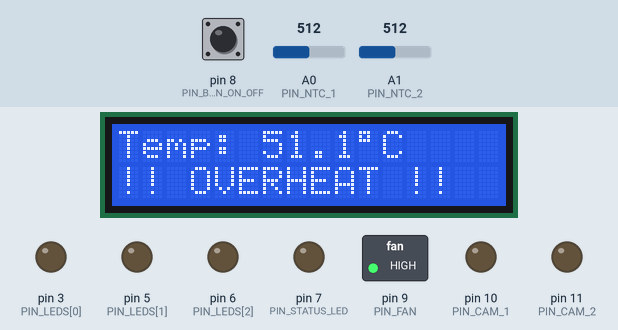
A sketch run on a simulated Arduino Nano, built with avr-gcc and run on an emulated ATmega328P. On the bench: 16×2 character LCD, switched loads named in the sketch (green lamp = pin HIGH), output pins drawn as LEDs (lit = HIGH). Inputs (shaded band) come from the test bench; at power-on: A0 (PIN_NTC_1) = 512, pin 8 (PIN_BUTTON_ON_OFF) HIGH, A1 (PIN_NTC_2) = 512. What the sketch prints to the serial monitor is not drawn.

Above: at 5.6 s.
5.7 s: A0 (PIN_NTC_1) set to 816
At 6.4 s:
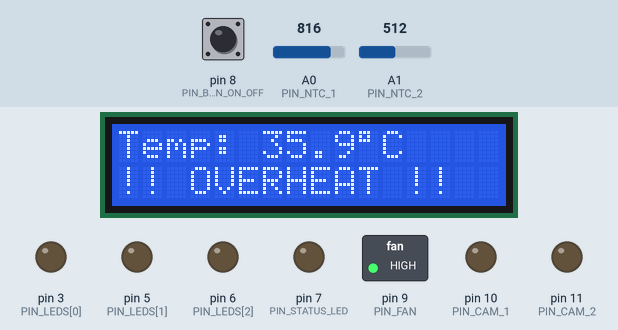
7.5 s: A0 (PIN_NTC_1) set to 847
At 9.1 s:
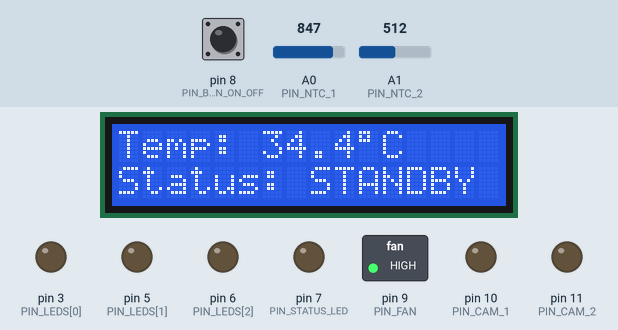
9.5 s: pin 8 (PIN_BUTTON_ON_OFF) pulled LOW for 1 s
At 10.9 s:
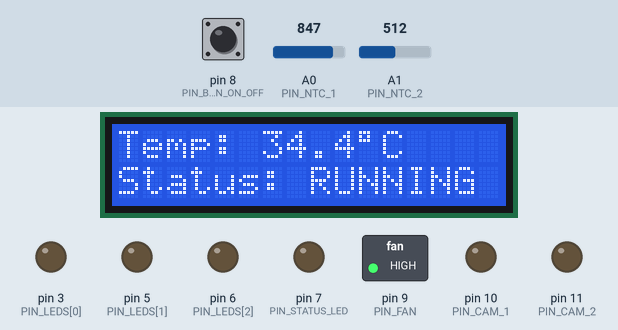
12.5 s: A1 (PIN_NTC_2) set to 602
At 14.1 s:
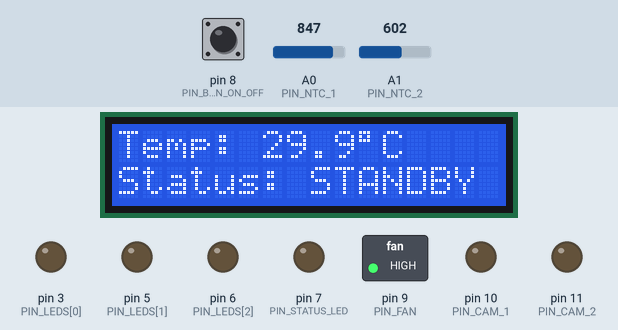
14.5 s: A1 (PIN_NTC_2) set to 630
At 15.7 s:
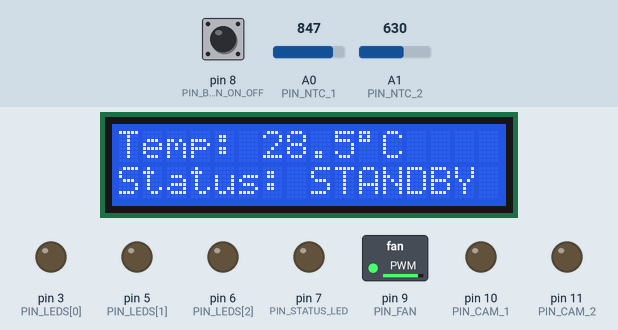
16.5 s: pin 8 (PIN_BUTTON_ON_OFF) pulled LOW for 3.2 s
At 18.4 s:
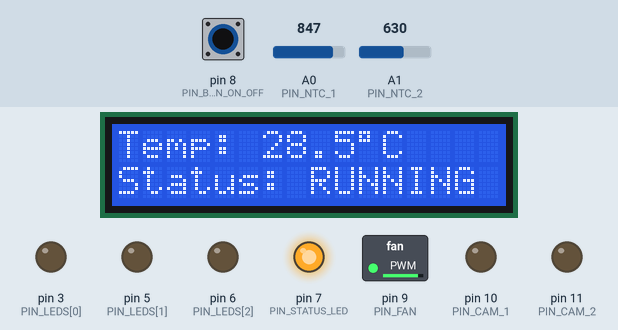
Timing chart, 0 to 21.2 s (numbered marks = the images above; inputs shaded):
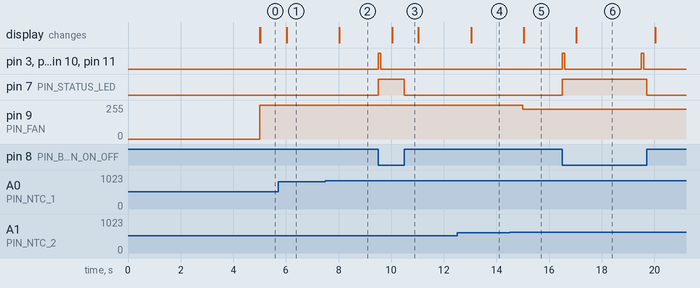

The sketch:

controle_theia.ino
```cpp
/*
  Control Board - Arduino Nano
  - 3-Channel LED PWM control on hardware PWM pins (D3, D5, D6)
  - Fan PWM control on hardware PWM pin (D9)
  - Thermal regulation (Fan cooling / LED heating)
  - Overheat safety shutoff (+10°C above target)
  - Power-on safety delay (5s)
  - Production line ON/OFF toggle switch (D8)
  - Camera trigger with 100% LED strobe flash (D10, D11, D12)
  - I2C LCD Display status monitor (A4/A5)
*/

#include <Wire.h>
#include <LiquidCrystal_I2C.h>

// --- PIN CONFIGURATION ---
const int PIN_NTC_1 = A0;         // Analog input for 1st NTC sensor
const int PIN_NTC_2 = A1;         // Analog input for 2nd NTC sensor

// 3 Independent PWM LED Channels (D3, D5, D6)
const int NUM_LED_CHANNELS = 3;
const int PIN_LEDS[NUM_LED_CHANNELS] = {3, 5, 6};

const int PIN_FAN = 9;            // PWM digital output for Fan (D9)
const int PIN_STATUS_LED = 7;     // External status indicator LED (D7)
const int PIN_BUTTON_ON_OFF = 8;  // Production line ON/OFF switch (D8)

// Camera Triggers
const int PIN_CAM_1 = 10;         // Camera 1 Trigger (D10)
const int PIN_CAM_2 = 11;         // Camera 2 Trigger (D11)
const int PIN_CAM_3 = 12;         // Camera 3 Trigger (D12)

// LCD I2C Configuration (Default address 0x27, 16 columns, 2 lines)
LiquidCrystal_I2C lcd(0x27, 16, 2);

// --- ADJUSTABLE PARAMETERS ---
const float TEMPERATURE_CIBLE = 25.0;       // Target system temperature (°C)
const float BANDE_REGULATION = 4.0;        // Proportional regulation band (°C)
const float SEUIL_SECURITE_MAX = 10.0;     // Overheat offset threshold (°C)

const unsigned long START_DELAY_MS = 5000;    // Boot delay before enabling system (ms)
const unsigned long CAMERA_INTERVAL_MS = 3000; // Time interval between camera triggers (ms)
const unsigned long FLASH_DURATION_MS = 100;   // Duration of pulse trigger and LED strobe (ms)

// --- TIMING & STATE VARIABLES ---
unsigned long previousMillisTemp = 0;       // Timer for thermal check loop
const long tempInterval = 1000;             // Thermal sampling interval (1 second)

unsigned long previousMillisCam = 0;        // Timer for camera trigger loop
unsigned long flashStartMillis = 0;         // Start time of active strobe flash

bool systemReady = false;         // Set to true after initial 5s safety boot delay
bool isFlashing = false;          // True when a strobe flash cycle is running
bool alerteSurchauffe = false;     // Safety flag for critical temperature
int puissanceLedsRegul = 0;       // Calculated heating PWM value (0-255)
float currentTemperature = 0.0;   // Measured system average temperature

// Helper function to update all 3 LED PWM outputs simultaneously
void setAllLeds(int value) {
  for (int i = 0; i < NUM_LED_CHANNELS; i++) {
    analogWrite(PIN_LEDS[i], value);
  }
}

void setup() {
  Serial.begin(9600);

  // Configure Outputs
  pinMode(PIN_FAN, OUTPUT);
  pinMode(PIN_STATUS_LED, OUTPUT);

  for (int i = 0; i < NUM_LED_CHANNELS; i++) {
    pinMode(PIN_LEDS[i], OUTPUT);
  }

  pinMode(PIN_BUTTON_ON_OFF, INPUT_PULLUP); // Switch connected to GND
  pinMode(PIN_CAM_1, OUTPUT);
  pinMode(PIN_CAM_2, OUTPUT);
  // pinMode(PIN_CAM_3, OUTPUT);

  // Force all outputs OFF on boot
  analogWrite(PIN_FAN, 0);
  digitalWrite(PIN_STATUS_LED, LOW);
  setAllLeds(0);
  digitalWrite(PIN_CAM_1, LOW);
  digitalWrite(PIN_CAM_2, LOW);

  // Initialize LCD display
  lcd.init();
  lcd.backlight();
  lcd.setCursor(0, 0);
  lcd.print("SYSTEM BOOTING...");
  lcd.setCursor(0, 1);
  lcd.print("Wait 5s...");

  Serial.println("System starting. Waiting for boot safety delay...");
}

void loop() {
  unsigned long currentMillis = millis();

  // 1. BOOT SAFETY DELAY
  if (!systemReady) {
    if (currentMillis >= START_DELAY_MS) {
      systemReady = true;
      lcd.clear();
      Serial.println("--- System Ready and Active ---");
    }
    return;
  }

  // Read production line switch status (LOW = RUN/Active, HIGH = STANDBY/Idle)
  bool ligneActive = (digitalRead(PIN_BUTTON_ON_OFF) == LOW);

  // Drive system status LED
  digitalWrite(PIN_STATUS_LED, ligneActive ? HIGH : LOW);

  // 2. THERMAL CONTROL & SAFETY REGULATION (Every 1s)
  if (currentMillis - previousMillisTemp >= tempInterval) {
    previousMillisTemp = currentMillis;

    // Read and average NTC sensors
    int rawAverage = (analogRead(PIN_NTC_1) + analogRead(PIN_NTC_2)) / 2;
    currentTemperature = conversionNTC(rawAverage);
    float error = currentTemperature - TEMPERATURE_CIBLE;

    int puissanceFan = 0;
    puissanceLedsRegul = 0;

    // --- OVERHEAT SAFETY CHECK ---
    if (currentTemperature > (TEMPERATURE_CIBLE + SEUIL_SECURITE_MAX)) {
      alerteSurchauffe = true;
      Serial.println("!!! OVERHEAT ALERT !!!");
    } else {
      alerteSurchauffe = false;
    }

    if (alerteSurchauffe) {
      // Emergency Cooling Mode
      puissanceFan = 255;
      puissanceLedsRegul = 0;
    }
    else {
      // Proportional Regulation
      if (error > 0) {                      // Too hot -> Ramp up cooling
        float ratio = error / BANDE_REGULATION;
        if (ratio > 1.0) ratio = 1.0;
        puissanceFan = ratio * 255;
      }
      else if (error < 0) {                 // Too cold -> Ramp up heating via LEDs
        float ratio = (-error) / BANDE_REGULATION;
        if (ratio > 1.0) ratio = 1.0;
        puissanceLedsRegul = ratio * 255;
      }
    }

    // Apply Fan PWM
    analogWrite(PIN_FAN, puissanceFan);

    // Apply Heating PWM to all 3 LED channels (if not currently flashing)
    if (!isFlashing) {
      setAllLeds(puissanceLedsRegul);
    }

    // --- REFRESH LCD ---
    lcd.setCursor(0, 0);
    lcd.print("Temp: ");
    lcd.print(currentTemperature, 1);
    lcd.print((char)223);             // Degree '°' symbol
    lcd.print("C  ");

    lcd.setCursor(0, 1);
    if (alerteSurchauffe) {
      lcd.print("!! OVERHEAT !!  ");
    } else if (ligneActive) {
      lcd.print("Status: RUNNING ");
    } else {
      lcd.print("Status: STANDBY ");
    }

    // Serial debug telemetry
    Serial.print("Temp: "); Serial.print(currentTemperature);
    if (alerteSurchauffe) Serial.print(" [ALERT]");
    Serial.println(" degC");
  }

  // 3. CAMERA TRIGGER & STROBE FLASH CONTROL
  if (ligneActive) {
    if (currentMillis - previousMillisCam >= CAMERA_INTERVAL_MS) {
      if (!isFlashing && !alerteSurchauffe) {
        previousMillisCam = currentMillis;
        flashStartMillis = currentMillis;
        isFlashing = true;

        // Burst all 3 LED zones to 100% brightness
        setAllLeds(255);

        // Send high trigger pulse to camera optocouplers/inputs
        digitalWrite(PIN_CAM_1, HIGH);
        digitalWrite(PIN_CAM_2, HIGH);
        digitalWrite(PIN_CAM_3, HIGH);

        Serial.println("CAMERA TRIGGER + TRIPLE LED FLASH!");
      }
    }
  }

  // 4. END PULSE AND RESTORE PWM
  if (isFlashing) {
    if (currentMillis - flashStartMillis >= FLASH_DURATION_MS) {
      isFlashing = false;

      // End camera trigger pulse
      digitalWrite(PIN_CAM_1, LOW);
      digitalWrite(PIN_CAM_2, LOW);
      digitalWrite(PIN_CAM_3, LOW);

      // Return LEDs to calculated background heating level
      setAllLeds(puissanceLedsRegul);

      Serial.println("Trigger pulse completed.");
    }
  }
}

// Linearized temperature conversion for NTC
float conversionNTC(int rawValue) {
  return (1023 - rawValue) * 0.1;
}
```

Measured:
- the behaviour switches between 833 and 834 on A0 (PIN_NTC_1) (found by bisection; images 1 and 2)
- after the input at 5.7 s, the display: changes after 0.33 s (image 1)
- after the input at 7.5 s, the display: changes after 0.53 s (image 2)
- after the input at 9.5 s, pin 3 (PIN_LEDS[0]), pin 5 (PIN_LEDS[1]), pin 6 (PIN_LEDS[2]), pin 10 (PIN_CAM_1), pin 11 (PIN_CAM_2): LOW → HIGH at once, → LOW 0.10 s later; pin 7 (PIN_STATUS_LED): LOW → HIGH at once, → LOW 1.0 s later; the display: changes after 0.53 s (image 3)
- after the input at 12.5 s, the display: changes after 0.53 s (image 4)
- after the input at 14.5 s, pin 9 (PIN_FAN): 255/255 → 223/255 after 0.50 s; the display: changes after 0.53 s (image 5)
- after the input at 16.5 s, pin 3 (PIN_LEDS[0]), pin 5 (PIN_LEDS[1]), pin 6 (PIN_LEDS[2]), pin 10 (PIN_CAM_1), pin 11 (PIN_CAM_2): alternates HIGH for 0.10 s and LOW for 2.9 s, starting at once; pin 7 (PIN_STATUS_LED): LOW → HIGH at once, → LOW 3.2 s later; the display: changes after 0.53 s (image 6)
